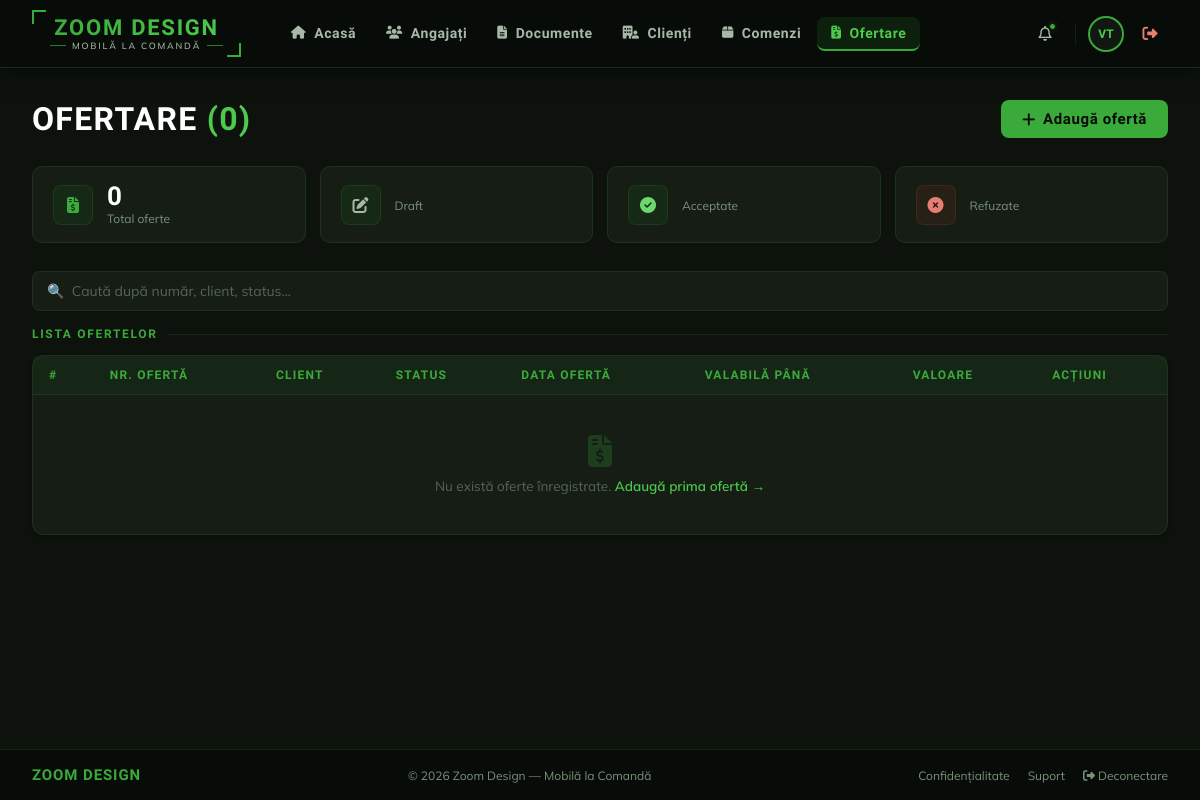
Before: /ofertare/ (signed in) with the older database file.
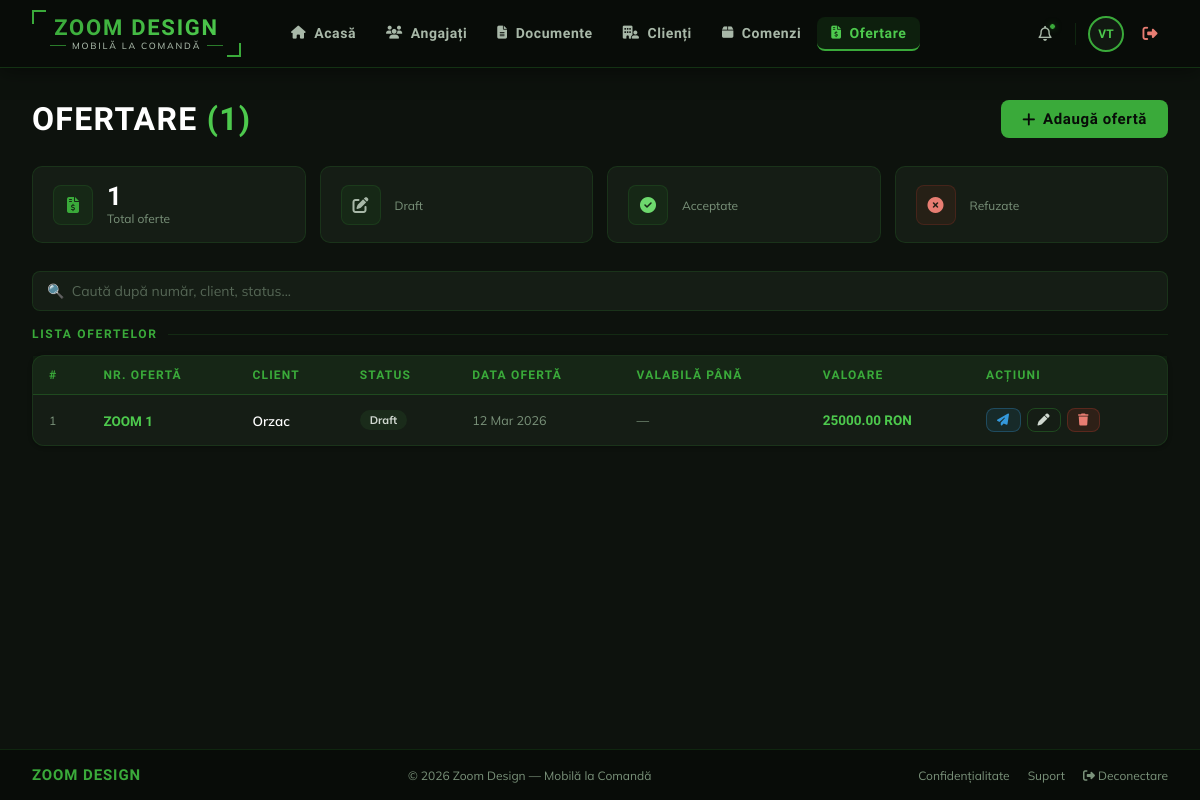
After: the same page with the newer database file.
### ofertare/models.py (models this page shows, shortened)
class Oferta(models.Model):
    STATUS_CHOICES = [
        ('draft',      'Draft'),
        ('trimisa',    'Trimisă'),
        ('acceptata',  'Acceptată'),
        ('refuzata',   'Refuzată'),
    ]
    numar        = models.CharField(max_length=50, unique=True)
    client       = models.ForeignKey(Client, on_delete=models.CASCADE)
    descriere    = models.TextField(blank=True)
    status       = models.CharField(max_length=20, choices=STATUS_CHOICES, default='draft')
    data_oferta  = models.DateField(auto_now_add=True)
    valoare      = models.DecimalField(max_digits=10, decimal_places=2, default=0)
    valabila_pana = models.DateField(null=True, blank=True)
    class Meta:
        verbose_name = "Oferta"
        verbose_name_plural = "Oferte"
        ordering = ['-data_oferta']

### clienti/models.py (models this page shows)
class Client(models.Model):
    nume      = models.CharField(max_length=200)
    email     = models.EmailField(blank=True)
    telefon   = models.CharField(max_length=20, blank=True)
    adresa    = models.TextField(blank=True)
    cui       = models.CharField(max_length=20, blank=True, verbose_name="CUI")
    activ     = models.BooleanField(default=True)
    creat_la  = models.DateTimeField(auto_now_add=True)
    def __str__(self):
        return self.nume
    class Meta:
        verbose_name = "Client"
        verbose_name_plural = "Clienti"
        ordering = ['nume']

### ofertare/views.py (the view)
# urls.py: path('',               views.OfertareListView.as_view(),  name='ofertare'),
class OfertareListView(LoginRequiredMixin, ListView):
    model = Oferta
    template_name = 'ofertare/ofertare_list.html'
    context_object_name = 'oferte'
    login_url = '/login/'

### templates/ofertare/ofertare_list.html (shortened to what the changed rows need)
{% extends 'base.html' %}
{% block content %}
<div class="page-header">
  <h1>Ofertare <span>({{ oferte|length }})</span></h1>
</div>
<div class="stats-row">
  <div class="stat-mini">
    <div><div class="stat-mini-val">{{ oferte|length }}</div><div class="stat-mini-label">Total oferte</div></div>
  </div>
</div>
<div class="card">
  <div class="table-wrap">
    <table id="ofertareTable">
      <thead>
        <tr>
          <th>#</th><th>Nr. ofertă</th><th>Client</th><th>Status</th><th>Data ofertă</th><th>Valabilă până</th><th>Valoare</th><th>Acțiuni</th>
        </tr>
      </thead>
      <tbody>
        {% for oferta in oferte %}
        <tr>
          <td style="color:var(--slate-400);font-size:12px;">{{ forloop.counter }}</td>
          <td><span style="font-family:'Rajdhani',sans-serif;font-weight:700;color:var(--green-light);">{{ oferta.numar }}</span></td>
          <td style="color:var(--white);font-weight:600;">{{ oferta.client }}</td>
          <td>
            {% if oferta.status == 'draft' %}<span class="badge badge-info">Draft</span>
            {% elif oferta.status == 'trimisa' %}<span class="badge badge-warning">Trimisă</span>
            {% elif oferta.status == 'acceptata' %}<span class="badge badge-success">Acceptată</span>
            {% else %}<span class="badge badge-danger">Refuzată</span>{% endif %}
          </td>
          <td style="color:var(--slate-400);font-size:12.5px;">{{ oferta.data_oferta|date:"d M Y" }}</td>
          <td style="color:var(--slate-400);font-size:12.5px;">{{ oferta.valabila_pana|date:"d M Y"|default:"—" }}</td>
          <td style="color:var(--green-light);font-family:'Rajdhani',sans-serif;font-weight:700;">{{ oferta.valoare }} RON</td>
          <td>
            <div style="display:flex; gap:6px; align-items: center;">
              <a href="{% url 'trimite_oferta_email' oferta.pk %}"
                 class="btn btn-outline"
                 style="padding:5px 10px; font-size:12px; border-color:rgba(52,152,219,0.3); color:#3498db; background:rgba(52,152,219,0.1);"
                 title="Trimite pe email"
                 onclick="return confirm('Ești sigur că vrei să trimiți oferta {{ oferta.numar }} către {{ oferta.client.email }}?')">
                <i class="fa-solid fa-paper-plane"></i>
              </a>
              <a href="{% url 'oferta_edit' oferta.pk %}"
                 class="btn btn-outline"
                 style="padding:5px 10px; font-size:12px;"
                 title="Editează">
                <i class="fa-solid fa-pen"></i>
              </a>
              <a href="{% url 'oferta_delete' oferta.pk %}"
                 class="btn"
                 style="padding:5px 10px; font-size:12px; background:rgba(192,57,43,0.15); border-color:rgba(192,57,43,0.3); color:#e87d72;"
                 title="Șterge">
                <i class="fa-solid fa-trash"></i>
              </a>
            </div>
          </td>
        </tr>
        {% empty %}
        <tr>
          <td colspan="8" style="text-align:center;padding:40px;color:var(--slate-500);">
            <i class="fa-solid fa-file-invoice-dollar" style="font-size:32px;margin-bottom:10px;display:block;color:rgba(45,138,45,0.3);"></i>
            Nu există oferte înregistrate.
            <a href="{% url 'oferta_adauga' %}" style="color:var(--green-light);font-weight:600;">Adaugă prima ofertă →</a>
          </td>
        </tr>
        {% endfor %}
      </tbody>
    </table>
  </div>
</div>
{% endblock %}

Changed rows visible on the page:
added Oferta: numar "ZOOM 1", client "Orzac", status "Draft", data_oferta "12 Mar 2026", valabila_pana "—", valoare "25000.00"
Other visible differences:
{{ oferte|length }}: "0" → "1"
text no longer shown: "Nu există oferte înregistrate. Adaugă prima ofertă →"
